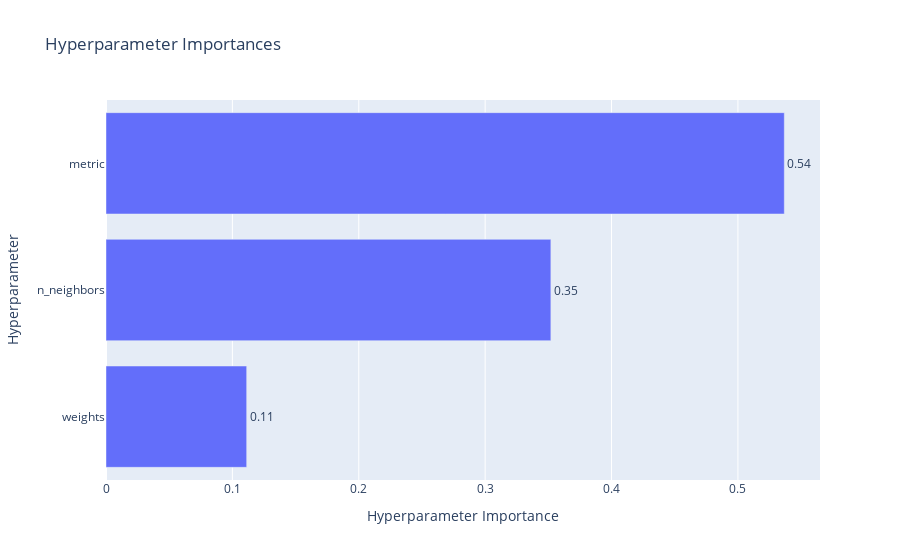

The notebook cell this image was saved under:
### Code cell
optuna.visualization.plot_param_importances(study)

### Figure 1 — Plotly figure (JSON) as saved in the notebook; plotly's stock layout.template omitted (floating-point values rounded to 4 significant figures)
{"data": [{"cliponaxis": false, "hovertemplate": ["weights (CategoricalDistribution): 0.11131255519163412<extra></extra>", "n_neighbors (CategoricalDistribution): 0.3519899332532945<extra></extra>", "metric (CategoricalDistribution): 0.5366975115550714<extra></extra>"], "name": "Objective Value", "orientation": "h", "text": ["0.11", "0.35", "0.54"], "textposition": "outside", "type": "bar", "x": [0.1113, 0.352, 0.5367], "y": ["weights", "n_neighbors", "metric"]}], "layout": {"title": {"text": "Hyperparameter Importances"}, "xaxis": {"title": {"text": "Hyperparameter Importance"}}, "yaxis": {"title": {"text": "Hyperparameter"}}}}
